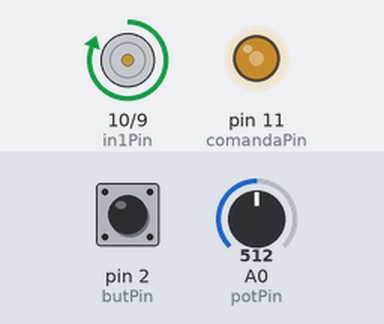
The sketch below on a simulated Arduino Uno, built with avr-gcc and run on an emulated ATmega328P. Shown: motor-driver pin pairs drawn as motors (green arrow = first pin HIGH = forward, orange = second pin HIGH = backward, longer = more drive), output pins drawn as LEDs (lit = HIGH). The inputs (shaded band) are chosen by the test bench; at power-on: A0 (potPin) = 512, pin 2 (butPin) LOW.

Above: at 1.2 s.
1.3 s: A0 (potPin) set to 716
At 1.9 s:
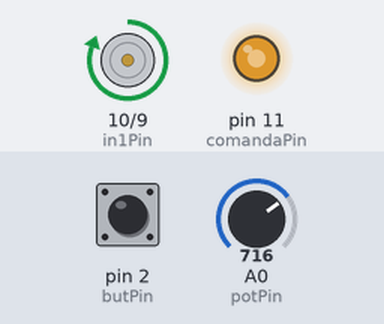
2.8 s: pin 2 (butPin) pulled HIGH for 0.15 s
At 2.87 s:
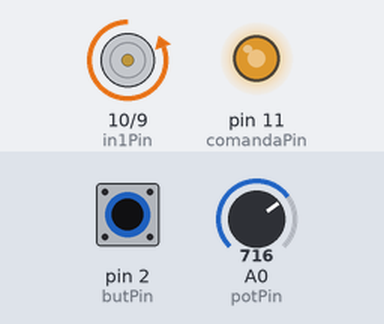
4.4 s: A0 (potPin) set to 900
At 5.5 s:
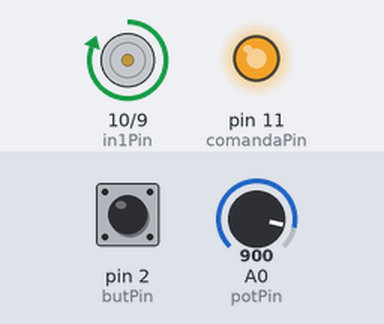
5.9 s: pin 2 (butPin) pulled HIGH for 1 s
At 6.6 s:
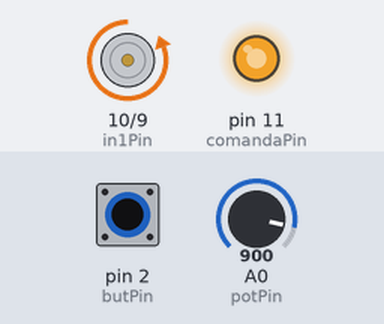
8.4 s: A0 (potPin) set to 122
At 9.6 s:
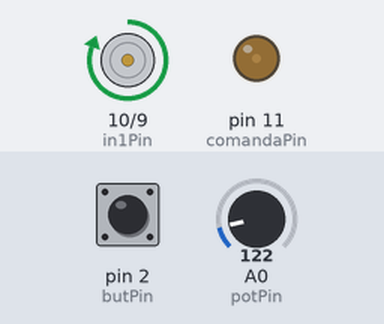
9.9 s: pin 2 (butPin) pulled HIGH for 0.15 s
At 9.97 s:
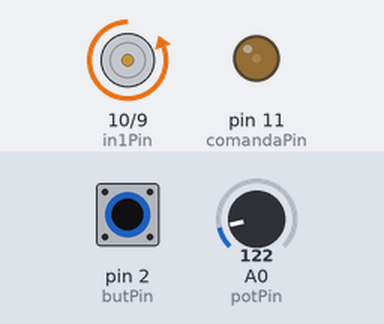
Timing chart, 0 to 12.5 s (numbered marks = the images above; inputs shaded):
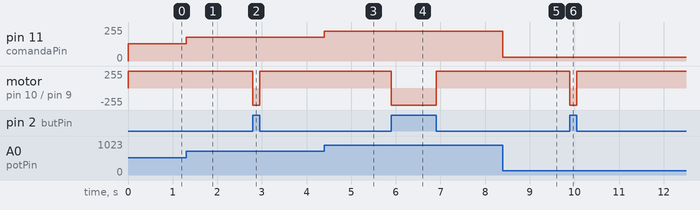

The sketch:

sketch_dc_change.ino
```cpp
const int comandaPin = 11;
const int in1Pin = 10;
const int in2Pin = 9;
const int potPin = 0;
const int butPin = 2;

void setup() {
  pinMode(in1Pin, OUTPUT);
  pinMode(in2Pin, OUTPUT);
  pinMode(comandaPin, OUTPUT);
  pinMode(butPin, INPUT);
  Serial.begin(9600);
}

void loop() {
  int speed = analogRead(potPin) / 4;
 // Serial.println(speed);
  boolean reverse = digitalRead(butPin);
  setMotor(speed, reverse);
}

void setMotor(int speed, boolean reverse) {
  analogWrite(comandaPin, speed);
  digitalWrite(in1Pin, !reverse);
  digitalWrite(in2Pin, reverse);
}

//https://www.youtube.com/watch?v=5nDaHJqruq0 very useful
```

Measured:
- after the input at 1.3 s, pin 11 (comandaPin): 128/255 → 179/255 at once
- after the input at 2.8 s, motor on pin 10 (in1Pin) / pin 9 (in2Pin): forward 255/255 → backward 255/255 at once, → forward 255/255 0.15 s later
- after the input at 4.4 s, pin 11 (comandaPin): 179/255 → 225/255 at once
- after the input at 5.9 s, motor on pin 10 (in1Pin) / pin 9 (in2Pin): forward 255/255 → backward 255/255 at once, → forward 255/255 1.0 s later
- after the input at 8.4 s, pin 11 (comandaPin): 225/255 → 30/255 at once
- after the input at 9.9 s, motor on pin 10 (in1Pin) / pin 9 (in2Pin): forward 255/255 → backward 255/255 at once, → forward 255/255 0.15 s later
